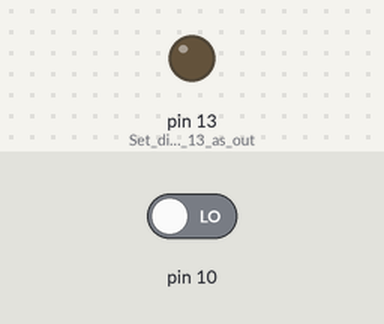
The sketch below on a simulated Arduino Uno, built with avr-gcc and run on an emulated ATmega328P. Parts: output pins drawn as LEDs (lit = HIGH). The inputs (shaded band) are chosen by the test bench; at power-on: pin 10 LOW.

Above: at 2.7 s.
2.8 s: pin 10 driven HIGH
At 4.2 s:
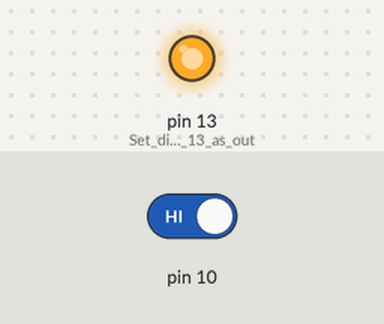
6.4 s: pin 10 driven LOW
At 7.3 s:
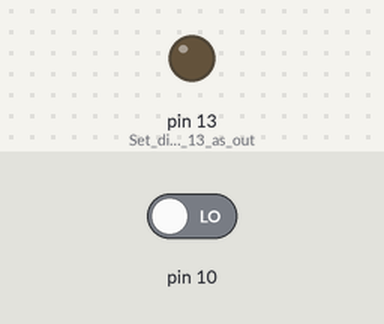
Timing chart, 0 to 9.4 s (numbered marks = the images above; inputs shaded):
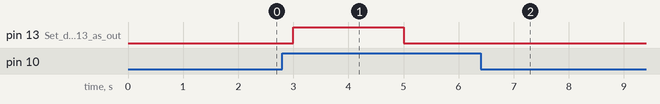

The sketch:

6-bit_PRBS.ino
```cpp
uint8_t lfsr = 0x3F; // Initial state 111111
volatile boolean updateFlag = false;

void setClockFrequency(long hertz) {
  noInterrupts(); // Disable interrupts

  // Clear Timer1 control registers
  TCCR1A = 0;
  TCCR1B = 0;

  // Set compare match register value
  //long compareMatch = (2000000 / hertz) - 1;

  // when set clock frequency 1Hz
  long compareMatch = (15625 / hertz) - 1;

  OCR1A = compareMatch;

  // Set CTC (Clear Timer on Compare) mode
  TCCR1B |= (1 << WGM12);

  // Set 8 prescaler
  //TCCR1B |= (1 << CS11);

  // 1Hz
  TCCR1B |= (1 << CS10) | (1 << CS12);

  // Enable Timer1 compare interrupt
  TIMSK1 |= (1 << OCIE1A);

  interrupts(); // Enable interrupts
}

ISR(TIMER1_COMPA_vect) {
  // Calculate the next value of the PRBS
  uint8_t nextBit5 = bitRead(lfsr, 0) ^ bitRead(lfsr, 1); // Next state bit 5
  uint8_t nextBit4 = bitRead(lfsr, 5); // Next state bit 4
  uint8_t nextBit3 = bitRead(lfsr, 4); // Next state bit 3
  uint8_t nextBit2 = bitRead(lfsr, 3); // Next state bit 2
  uint8_t nextBit1 = bitRead(lfsr, 2); // Next state bit 1
  uint8_t nextBit0 = bitRead(lfsr, 1); // Next state bit 0

  // Generate the next state
  lfsr = (nextBit5 << 5) | (nextBit4 << 4) | (nextBit3 << 3) | (nextBit2 << 2) | (nextBit1 << 1) | nextBit0;

  updateFlag = true; // Set flag indicating Timer interrupt occurred
}

void setup() {
  //Serial.begin(9600); // Initialize serial communication for viewing PRBS value in Serial Monitor
  pinMode(10, INPUT);
  pinMode(13, OUTPUT); // Set digital pin 13 as output
  setClockFrequency(1); // Set clock frequency
}

void loop() {
  if (updateFlag) {
    updateFlag = false;

    if(digitalRead(10) == HIGH) {
      digitalWrite(13, bitRead(lfsr, 0));
    } else {
      digitalWrite(13, LOW);
    }
  }
}
```

Measured:
- after the input at 2.8 s, pin 13 (Set_digital_pin_13_as_out): LOW → HIGH after 0.20 s, → LOW 2.0 s later
- after the input at 6.4 s, pin 13 (Set_digital_pin_13_as_out): stays LOW (without the input it goes to HIGH after 3.6 s)
